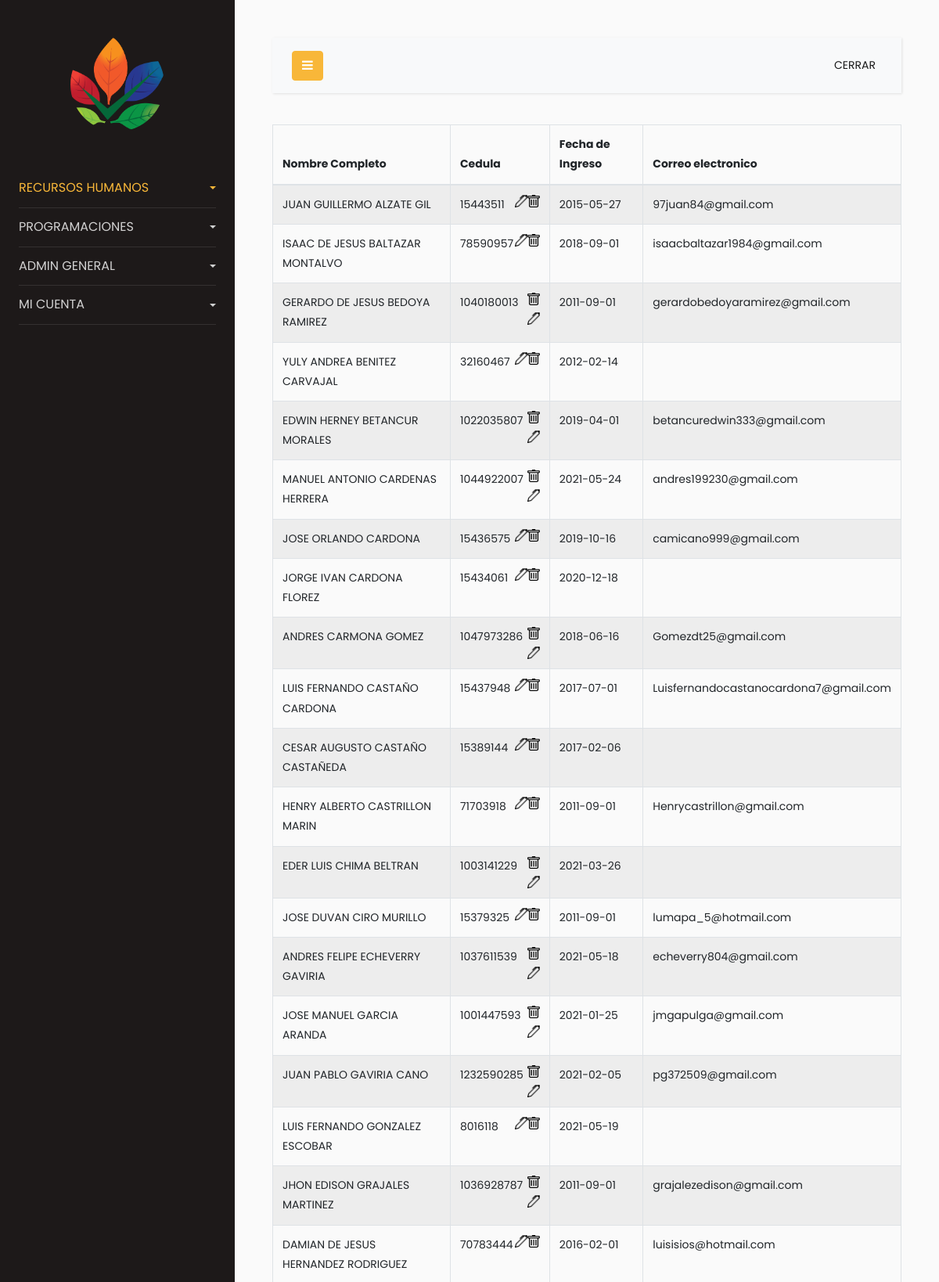
/admin/main.php?id=13 (signed in, upper part), run on the app's committed database.
### tables this page shows
CREATE TABLE `modulo` (
  `ID` int(11) NOT NULL AUTO_INCREMENT,
  `DESCRIPCION` char(32) NOT NULL,
  `ESTADO` tinyint(1) NOT NULL,
  `PROM` varchar(20) DEFAULT NULL,
  `orden` int(11) NOT NULL DEFAULT 0,
  PRIMARY KEY (`ID`)
);

CREATE TABLE `permiso` (
  `ID` int(11) NOT NULL AUTO_INCREMENT,
  `ID_USUARIO` int(11) NOT NULL,
  `ID_MODULO_DETALLE` int(11) NOT NULL,
  `leer` int(11) DEFAULT NULL,
  `edit` int(11) DEFAULT NULL,
  PRIMARY KEY (`ID`),
  KEY `ID_USUARIO` (`ID_USUARIO`),
  KEY `ID_MODULO_DETALLE` (`ID_MODULO_DETALLE`),
  CONSTRAINT `PERMISO_ibfk_1` FOREIGN KEY (`ID_USUARIO`) REFERENCES `usuario` (`ID`),
  CONSTRAINT `PERMISO_ibfk_2` FOREIGN KEY (`ID_MODULO_DETALLE`) REFERENCES `modulo_detalle` (`ID`)
);

CREATE TABLE `modulo_detalle` (
  `ID` int(11) NOT NULL AUTO_INCREMENT,
  `DESCRIPCION` char(32) NOT NULL,
  `ID_MODULO` int(11) NOT NULL,
  `ESTADO` tinyint(1) NOT NULL,
  `PROM` varchar(50) NOT NULL,
  `orden` int(11) NOT NULL DEFAULT 0,
  PRIMARY KEY (`ID`),
  KEY `ID_MODULO` (`ID_MODULO`),
  CONSTRAINT `MODULO_DETALLE_ibfk_1` FOREIGN KEY (`ID_MODULO`) REFERENCES `modulo` (`ID`)
);

CREATE TABLE `empleado` (
  `id_empleado` int(11) NOT NULL AUTO_INCREMENT,
  `cedula` int(11) NOT NULL,
  `fecha_expedicion` date DEFAULT NULL,
  `id_pais_expedicion` int(11) NOT NULL,
  `id_departamento` bigint(20) NOT NULL,
  `id_lugar_expedicion` bigint(20) NOT NULL,
  `nombre` varchar(30) DEFAULT NULL,
  `apellido` varchar(30) DEFAULT NULL,
  `id_pais_nacimiento` int(11) NOT NULL,
  `id_departamento_nacimiento` bigint(20) NOT NULL,
  `id_lugar_nacimiento` bigint(20) NOT NULL,
  `fecha_nacimiento` date DEFAULT NULL,
  `fecha_ingreso` date NOT NULL,
  `id_tipo_contrato` int(11) NOT NULL,
  `estado` tinyint(1) NOT NULL,
  `salario` int(11) DEFAULT NULL,
  `socio` tinyint(1) NOT NULL,
  `id_area` int(11) NOT NULL,
  `id_oficio` int(11) NOT NULL,
  `id_estado_civil` int(11) NOT NULL,
  `id_genero` int(11) NOT NULL,
  `direccion` varchar(50) DEFAULT NULL,
  `id_pais_direccion` int(11) NOT NULL,
  `id_departamento_direccion` bigint(20) NOT NULL,
  `id_lugar_direccion` bigint(20) NOT NULL,
  `tel_fijo` varchar(50) DEFAULT NULL,
  `tel_celular` varchar(50) DEFAULT NULL,
  `email` varchar(50) NOT NULL,
  `tipo_vivienda` int(11) NOT NULL,
  `estrato_social` int(1) NOT NULL,
  `id_eps` int(11) NOT NULL,
  `id_afp` int(11) NOT NULL,
  `id_arl` int(11) NOT NULL,
  `id_tipo_sangre` bigint(20) NOT NULL,
  `talla_camisa` int(11) DEFAULT NULL,
  `talla_pantalon` int(11) DEFAULT NULL,
  `talla_calzado` int(11) DEFAULT NULL,
  `imagen_empleado` blob DEFAULT NULL,
  `num_loker` int(11) DEFAULT NULL,
  `tipo_calzado` int(11) DEFAULT NULL,
  PRIMARY KEY (`id_empleado`),
  UNIQUE KEY `cedula` (`cedula`),
  KEY `id_pais_nacimiento_fk` (`id_pais_nacimiento`),
  KEY `id_dep_nacimiento_fk` (`id_departamento_nacimiento`),
  KEY `id_mun_nacimiento_fk` (`id_lugar_nacimiento`),
  KEY `id_pais_expedicion_fk` (`id_pais_expedicion`),
  KEY `id_dep_expedicion_fk` (`id_departamento`),
  KEY `id_mun_expedicion_fk` (`id_lugar_expedicion`),
  KEY `id_pais_direccion_fk` (`id_pais_direccion`),
  KEY `id_dep_direccion_fk` (`id_departamento_direccion`),
  KEY `id_mun_direccion_fk` (`id_lugar_direccion`),
  KEY `id_contato_fk` (`id_tipo_contrato`),
  KEY `id_area_fk` (`id_area`),
  KEY `id_oficio_fk` (`id_oficio`),
  KEY `id_estado_civil_fk` (`id_estado_civil`),
  KEY `id_genero_fk` (`id_genero`),
  KEY `id_tipo_vivienda_fk` (`tipo_vivienda`),
  KEY `id_tipo_sangre_fk` (`id_tipo_sangre`),
  KEY `id_tipo_calzado_fk` (`tipo_calzado`),
  KEY `id_afp_fk` (`id_afp`),
  KEY `id_arl_fk` (`id_arl`),
  KEY `id_eps_fk` (`id_eps`),
  CONSTRAINT `id_afp_fk` FOREIGN KEY (`id_afp`) REFERENCES `entidad_afp` (`id`),
  CONSTRAINT `id_area_fk` FOREIGN KEY (`id_area`) REFERENCES `area` (`id`),
  CONSTRAINT `id_arl_fk` FOREIGN KEY (`id_arl`) REFERENCES `entidad_arl` (`id`),
  CONSTRAINT `id_contato_fk` FOREIGN KEY (`id_tipo_contrato`) REFERENCES `tipo_contrato` (`id`),
  CONSTRAINT `id_dep_direccion_fk` FOREIGN KEY (`id_departamento_direccion`) REFERENCES `departamentos` (`id`),
  CONSTRAINT `id_dep_expedicion_fk` FOREIGN KEY (`id_departamento`) REFERENCES `departamentos` (`id`),
  CONSTRAINT `id_dep_nacimiento_fk` FOREIGN KEY (`id_departamento_nacimiento`) REFERENCES `departamentos` (`id`),
  CONSTRAINT `id_eps_fk` FOREIGN KEY (`id_eps`) REFERENCES `entidad_salud` (`id`),
  CONSTRAINT `id_estado_civil_fk` FOREIGN KEY (`id_estado_civil`) REFERENCES `estado_civil` (`id`),
  CONSTRAINT `id_genero_fk` FOREIGN KEY (`id_genero`) REFERENCES `genero` (`id`),
  CONSTRAINT `id_mun_direccion_fk` FOREIGN KEY (`id_lugar_direccion`) REFERENCES `municipios` (`id`),
  CONSTRAINT `id_mun_expedicion_fk` FOREIGN KEY (`id_lugar_expedicion`) REFERENCES `municipios` (`id`),
  CONSTRAINT `id_mun_nacimiento_fk` FOREIGN KEY (`id_lugar_nacimiento`) REFERENCES `municipios` (`id`),
  CONSTRAINT `id_oficio_fk` FOREIGN KEY (`id_oficio`) REFERENCES `oficio` (`id`),
  CONSTRAINT `id_pais_direccion_fk` FOREIGN KEY (`id_pais_direccion`) REFERENCES `paises` (`id`),
  CONSTRAINT `id_pais_expedicion_fk` FOREIGN KEY (`id_pais_expedicion`) REFERENCES `paises` (`id`),
  CONSTRAINT `id_pais_nacimiento_fk` FOREIGN KEY (`id_pais_nacimiento`) REFERENCES `paises` (`id`),
  CONSTRAINT `id_tipo_calzado_fk` FOREIGN KEY (`tipo_calzado`) REFERENCES `tipo_calzado` (`id`),
  CONSTRAINT `id_tipo_sangre_fk` FOREIGN KEY (`id_tipo_sangre`) REFERENCES `tipo_sangre` (`id`),
  CONSTRAINT `id_tipo_vivienda_fk` FOREIGN KEY (`tipo_vivienda`) REFERENCES `tipo_vivienda` (`id`)
);

### admin/empleados.php (the view, shortened to what this page needs)
<?php
foreach($data as $row){
  if($row['ID_MODULO_DETALLE'] ==3) {$editar = $row['edit'];}
}
$tabla = 'empleado as E left join empleado_retirado as ER ON E.id_empleado = ER.id_empleado';
$campos = 'E.id_empleado, E.cedula, E.nombre, E.apellido, E.fecha_ingreso, E.email';
$condicion = 'ER.fecha_retiro is null';
$data_empleados = tools::ConsultaTablas($tabla, $campos, $condicion);
$mensaje = 'Editar Empleado';
$consulta_empleados ='
<table id="registro" class="table table-striped table-bordered" style="width:100%">
<thead>
  <th>Nombre Completo</th>
  <th>Cedula</th>
  <th>Fecha de Ingreso</th>
  <th>Correo electronico</th>
</thead>
<tbody>';
foreach($data_empleados as $row){
  $edicion = '../admin/edit_empleado.php?id=3&msg='.$mensaje.'&identificacion='.consultasSQL::clean_string(md5($row['cedula']));
  $consulta_empleados .= '<tr>';
  $consulta_empleados .= '<td>'.$row['nombre'].' '.$row['apellido'].'</td>';
  if($editar>0){
    $consulta_empleados .='<td>'.$row['cedula'].'<a href="#" onclick="Eliminar('.$row['id_empleado'].')"><img src="../img/trash.png" height="16" width="16" align = right title="Retirar Empleado"></a></a><a href="'.$edicion.'"> <img src="../img/pen.png" height="16" width="16" align = right title="Click para Editar"></a></td>';
  }else{
    $consulta_empleados .= '<td>'.$row['cedula'].'</td>';
  }
  $consulta_empleados .= '<td>'.$row['fecha_ingreso'].'</td>';
  $consulta_empleados .= '<td>'.$row['email'].'</td>';
  $consulta_empleados .= '</tr>';
}
$consulta_empleados .='</tbody></table>';
?>

### lib/Functions.php (shortened to what this page needs)
<?php
class tools
{
public static function opcion_menu($data, $web = false)
{
    if ($web){
        foreach($data as $rows)
        {
            $user = $rows['usuario'];
        }
        $query = ejecutarSQL::consultar("SELECT U.USUARIO, U.NOMBRE, U.APELLIDO, M.DESCRIPCION AS MENU, MD.DESCRIPCION AS OPCION, MD.PROM, ID_MODULO_DETALLE, P.edit
        FROM PERMISO AS P INNER JOIN MODULO_DETALLE AS MD ON P.ID_MODULO_DETALLE = MD.ID INNER JOIN MODULO AS M ON MD.ID_MODULO = M.ID INNER JOIN USUARIO AS U ON P.ID_USUARIO = U.ID
        WHERE U.ID='$user' ORDER BY MD.orden");
    }
    $Regnum = mysqli_num_rows($query);
    $response = array();
    $i=0;
    if($Regnum)
    {
        while($row = mysqli_fetch_array($query,MYSQLI_ASSOC))
        {
            $response[$i] = $row;
            $i++;
        }
    }else{
        $response[] = array('DESCRIPCION'=>'CERRAR', "PROM"=>"../process/logout.php");
    }
    return $response;
}
public static function menu($data)
{
    foreach($data as $rows)
    {
        $user = $rows['usuario'];
    }
    $query = ejecutarSQL::consultar("SELECT DISTINCTROW M.DESCRIPCION, M.PROM FROM PERMISO P INNER JOIN MODULO_DETALLE MD ON P.ID_MODULO_DETALLE = MD.ID  INNER JOIN MODULO AS M ON MD.ID_MODULO = M.ID  INNER JOIN USUARIO AS U ON P.ID_USUARIO = U.ID
    WHERE U.ID='$user' ORDER BY M.orden");
    $Regnum = mysqli_num_rows($query);
    $i=0;
    if($Regnum)
    {
        while($row = mysqli_fetch_array($query,MYSQLI_ASSOC))
        {
            $response[$i] = $row;
            $i++;
        }
    }else{
        $response[] = array('DESCRIPCION'=>'CERRAR', "PROM"=>"../process/logout.php");
    }
    return $response;
}
public static function option_sub_menu($data){
    foreach($data as $rows){
        $user = $rows['usuario'];
        $mod = $rows['mod'];
    }
    $query = ejecutarSQL::consultar("SELECT U.USUARIO, MD.DESCRIPCION AS MODULO_DETALLE, SMD.DESCRIPCION AS SUB_MODULO_DETALLE, SMD.PROM
    FROM PERMISO_SUB PS INNER JOIN USUARIO U ON PS.ID_USUARIO = U.ID INNER JOIN MODULO_DETALLE MD ON PS.ID_MODULO_DETALLE = MD.ID INNER JOIN SUB_MODULO_DETALLE SMD ON ID_SUB_MODULO_DETALLE = SMD.ID
    WHERE U.ID = '".$user."' AND MD.ID_MODULO = '".$mod."' AND SMD.ESTADO = 0");
    $Regnum = mysqli_num_rows($query);
    $i=0;
    if($Regnum)
    {
        while($row = mysqli_fetch_array($query,MYSQLI_ASSOC))
        {
            $response[$i] = $row;
            $i++;
        }
    }else{
        $response[] = array('USUARIO'=>$user, 'MODULO_DETALLE'=> "CERRAR", "SUB_MODULO_DETALLE"=>"CERRAR", "PROM"=>"../process/logout.php");
    }
    return $response;
}
public static function ConsultaTablas($tabla, $campos, $condicion)
{
    $query = consultasSQL::SelectSQL($tabla, $campos, $condicion);
    $Regnum = mysqli_num_rows($query);
    $i=0;
    if($Regnum)
    {
        while($row = mysqli_fetch_array($query,MYSQLI_ASSOC))
        {
            $response[$i] = $row;
            $i++;
        }
    }else{
        $response["status"] = "false";
        $response["message"] = "no found records";
    }
    return $response;
}
}
class imp_print
{
    public static function slide_menu($data_menu, $data)
    {
        $slide_menu = '';
        $i = 0;
        $slide_menu .='		<div class="wrapper d-flex align-items-stretch">
        <nav id="sidebar">
            <div class="p-4 pt-5">
              <a href="#" class="img logo rounded-circle mb-5" style="background-image: url(../img/logo.png);"></a>
        <ul class="list-unstyled components mb-5">';
        foreach($data_menu as $row)
        {
            if($i==0)
            {
                $slide_menu .= '<li class="active">';
            }else
            {
                $slide_menu .='<li>';
            }
            $slide_menu .= '<a href="#homeSubmenu_'.str_replace(' ','_',$row['DESCRIPCION']).'" data-toggle="collapse" aria-expanded="false" class="dropdown-toggle">'.$row['DESCRIPCION'].'</a>';
                $slide_menu .= '<ul class="collapse list-unstyled" id="homeSubmenu_'.str_replace(' ','_',$row['DESCRIPCION']).'">';
                foreach($data as $row_opcion){
                    if($row_opcion['MENU'] == $row['DESCRIPCION'])
                    {
                        $slide_menu .= '<li><a href="'.$row_opcion['PROM'].'">'.$row_opcion['OPCION'].'</a></li>';
                    }
                }
                $slide_menu .='</ul></li>';
                $i++;
        }
        $slide_menu .= '</ul></div></nav>';
        return $slide_menu;
    }
    public static function contenido($menu_contenido, $print, $id_empleado)
    {
        $redirect = '';
        $contenido = '<div id="content" class="p-4 p-md-5">
        <nav class="navbar navbar-expand-lg navbar-light bg-light">
        <div class="container-fluid">
            <button type="button" id="sidebarCollapse" class="btn btn-primary">
            <i class="fa fa-bars"></i>
            <span class="sr-only">Toggle Menu</span>
            </button>';
            $contenido .= '<button class="btn btn-dark d-inline-block d-lg-none ml-auto" type="button" data-toggle="collapse" data-target="#navbarSupportedContent" aria-controls="navbarSupportedContent" aria-expanded="false" aria-label="Toggle navigation">
            <i class="fa fa-bars"></i>
        </button>';
        $i = 0;
        foreach($menu_contenido as $rows){
            $contenido .= '<div class="collapse navbar-collapse" id="navbarSupportedContent">
                <ul class="nav navbar-nav ml-auto">';
                if ($i == 0)
                {
                    $contenido .='<li class="nav-item active">';
                }else{
                    $contenido .='<li class="nav-item">';
                }
                $contenido .='<a class="nav-link" href="'.$rows["PROM"].$redirect.'">'.$rows["SUB_MODULO_DETALLE"].'</a>';
                $contenido .='</li>';
                $contenido .='</ul>';
            $contenido .='</div>';
        }
            $contenido .= '</div></nav>';
            $contenido .= $print;
        return $contenido;
    }
    public static function link()
    {
        $link_menu ='<link href="https://fonts.googleapis.com/css?family=Poppins:300,400,500,600,700,800,900" rel="stylesheet">';
        $link_menu .='<link rel="stylesheet" href="https://stackpath.bootstrapcdn.com/font-awesome/4.7.0/css/font-awesome.min.css">';
        $link_menu .='<link rel="stylesheet" href="../css/style.css">';
        $link_menu .= '<script src="../js/validacion.js"></script>';
        return $link_menu;
    }
}
?>

### data on the page
modulo: DESCRIPCION "RECURSOS HUMANOS"
modulo: DESCRIPCION "PROGRAMACIONES"
modulo: DESCRIPCION "ADMIN GENERAL"
modulo: DESCRIPCION "MI CUENTA"
permiso: ID_MODULO_DETALLE.DESCRIPCION "CERRAR"
empleado: nombre "JUAN GUILLERMO", apellido "ALZATE GIL", cedula "15443511", fecha_ingreso "2015-05-27", email "97juan84@gmail.com"
empleado: nombre "ISAAC DE JESUS", apellido "BALTAZAR MONTALVO", cedula "78590957", fecha_ingreso "2018-09-01", email "isaacbaltazar1984@gmail.com"
empleado: nombre "GERARDO DE JESUS", apellido "BEDOYA RAMIREZ", cedula "1040180013", fecha_ingreso "2011-09-01", email "gerardobedoyaramirez@gmail.com"
empleado: nombre "YULY ANDREA", apellido "BENITEZ CARVAJAL", cedula "32160467", fecha_ingreso "2012-02-14"
empleado: nombre "EDWIN HERNEY", apellido "BETANCUR MORALES", cedula "1022035807", fecha_ingreso "2019-04-01", email "betancuredwin333@gmail.com"
empleado: nombre "MANUEL ANTONIO", apellido "CARDENAS HERRERA", cedula "1044922007", fecha_ingreso "2021-05-24", email "andres199230@gmail.com"
empleado: nombre "JOSE ORLANDO", apellido "CARDONA", cedula "15436575", fecha_ingreso "2019-10-16", email "camicano999@gmail.com"
empleado: nombre "JORGE IVAN", apellido "CARDONA FLOREZ", cedula "15434061", fecha_ingreso "2020-12-18"
empleado: nombre "ANDRES", apellido "CARMONA GOMEZ", cedula "1047973286", fecha_ingreso "2018-06-16", email "Gomezdt25@gmail.com"
empleado: nombre "LUIS FERNANDO", apellido "CASTAÑO CARDONA", cedula "15437948", fecha_ingreso "2017-07-01", email "Luisfernandocastanocardona7@gmail.com"
empleado: nombre "CESAR AUGUSTO", apellido "CASTAÑO CASTAÑEDA", cedula "15389144", fecha_ingreso "2017-02-06"
empleado: nombre "HENRY ALBERTO", apellido "CASTRILLON MARIN", cedula "71703918", fecha_ingreso "2011-09-01", email "Henrycastrillon@gmail.com"
empleado: nombre "EDER LUIS", apellido "CHIMA BELTRAN", cedula "1003141229", fecha_ingreso "2021-03-26"
empleado: nombre "JOSE DUVAN", apellido "CIRO MURILLO", cedula "15379325", fecha_ingreso "2011-09-01", email "lumapa_5@hotmail.com"
empleado: nombre "ANDRES FELIPE", apellido "ECHEVERRY GAVIRIA", cedula "1037611539", fecha_ingreso "2021-05-18", email "echeverry804@gmail.com"
empleado: nombre "JOSE MANUEL", apellido "GARCIA ARANDA", cedula "1001447593", fecha_ingreso "2021-01-25", email "jmgapulga@gmail.com"
empleado: nombre "JUAN PABLO", apellido "GAVIRIA CANO", cedula "1232590285", fecha_ingreso "2021-02-05", email "pg372509@gmail.com"
empleado: nombre "LUIS FERNANDO", apellido "GONZALEZ ESCOBAR", cedula "8016118", fecha_ingreso "2021-05-19"
empleado: nombre "JHON EDISON", apellido "GRAJALES MARTINEZ", cedula "1036928787", fecha_ingreso "2011-09-01", email "grajalezedison@gmail.com"
empleado: nombre "DAMIAN DE JESUS", apellido "HERNANDEZ RODRIGUEZ", cedula "70783444", fecha_ingreso "2016-02-01", email "luisisios@hotmail.com"
